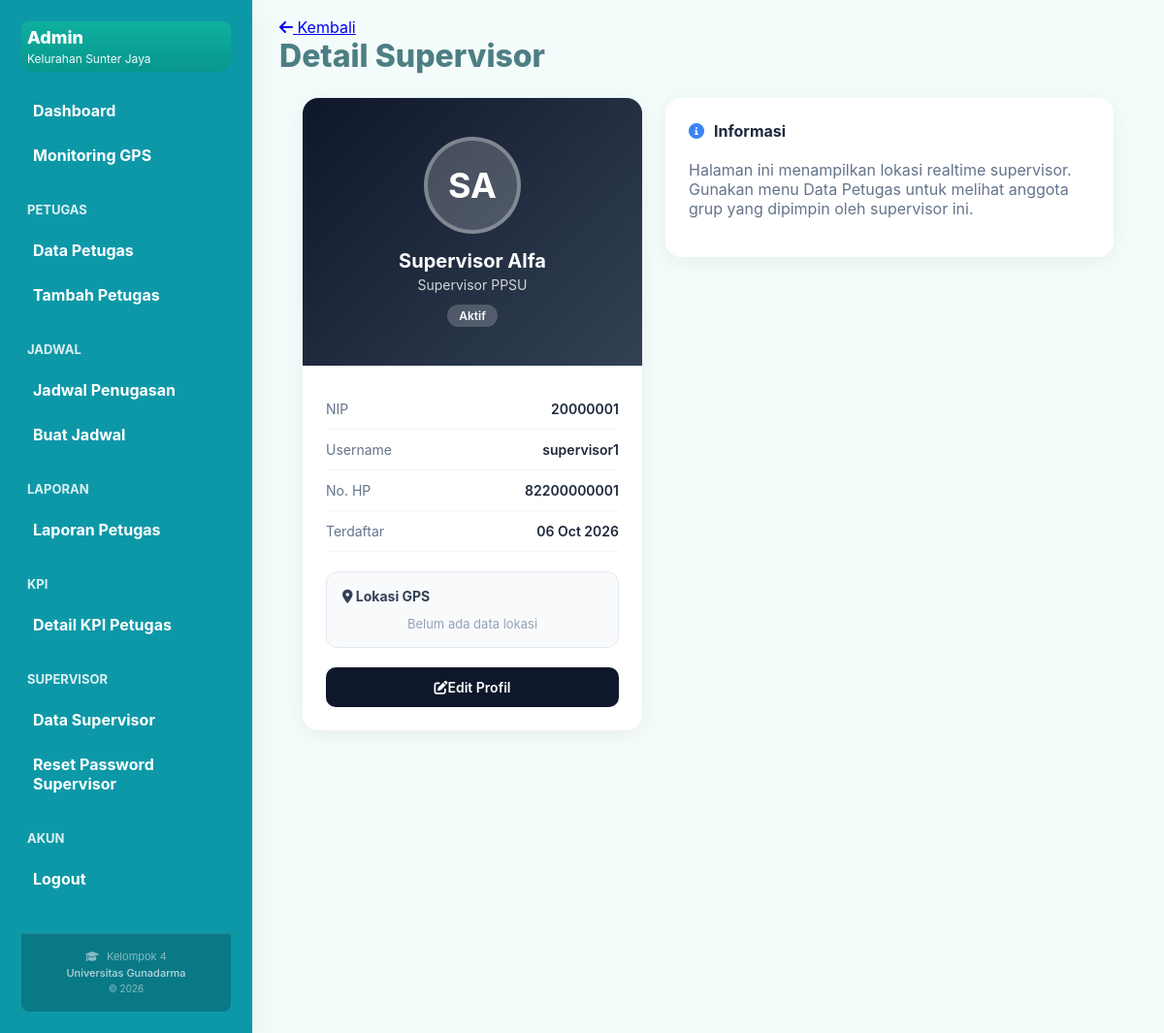
/admin/views/detail_supervisor.php?id=11 (signed in), run on the app's committed database.
### tables this page shows
CREATE TABLE IF NOT EXISTS users (
    id BIGINT PRIMARY KEY AUTO_INCREMENT,
    nip INT(8) UNIQUE,
    name VARCHAR(100) NOT NULL,
    username VARCHAR(50) UNIQUE,
    password_hash VARCHAR(255) NOT NULL,
    role ENUM('admin', 'petugas', 'supervisor') NOT NULL DEFAULT 'petugas',
    status ENUM('aktif', 'nonaktif', 'cuti') NOT NULL DEFAULT 'aktif',
    group_id BIGINT NULL,
    supervisor_id BIGINT NULL,
    phone BIGINT,
    photo_path VARCHAR(255) DEFAULT '/default-avatar.png',
    last_login TIMESTAMP NULL,
    last_activity TIMESTAMP NULL,
    last_status_change TIMESTAMP NULL,
    latitude DECIMAL(10, 8),
    longitude DECIMAL(11, 8),
    last_location_update TIMESTAMP NULL,
    created_at TIMESTAMP DEFAULT CURRENT_TIMESTAMP,
    updated_at TIMESTAMP DEFAULT CURRENT_TIMESTAMP ON UPDATE CURRENT_TIMESTAMP
);

### config/database.php (called while the page is built, shortened)
<?php
class Database {
    private static $instance = null;
    private $connection;
    private function __construct() {
        $this->host = getenv('DB_HOST') ?: '127.0.0.1';
        $this->port = getenv('DB_PORT') ?: '3306';
        $this->dbname = getenv('DB_NAME') ?: 'test';
        $this->username = getenv('DB_USER') ?: 'root';
        $this->password = getenv('DB_PASS') ?: '';
        try {
            $dsn = "mysql:host={$this->host};port={$this->port};dbname={$this->dbname};charset=utf8mb4";
            $this->connection = new PDO($dsn, $this->username, $this->password, [
                PDO::ATTR_ERRMODE => PDO::ERRMODE_EXCEPTION,
                PDO::ATTR_DEFAULT_FETCH_MODE => PDO::FETCH_ASSOC,
                PDO::ATTR_EMULATE_PREPARES => false
            ]);
            $this->connection->exec("SET time_zone = '+07:00'");
        } catch (PDOException $e) {
            error_log("Database Connection Error: " . $e->getMessage());
            die("Database connection failed. Please check your environment configuration.");
        }
    }
    public static function getInstance() {
        if (self::$instance === null) {
            self::$instance = new self();
        }
        return self::$instance;
    }
    public function getConnection() {
        return $this->connection;
    }
}

### admin/controllers/PetugasController.php (called while the page is built, shortened)
<?php
require_once '../../config/database.php';
class PetugasController {
    private $pdo;
    public function __construct() {
        $this->pdo = Database::getInstance()->getConnection();
    }
    public function getPetugasDetail($id) {
        try {
            $stmt = $this->pdo->prepare("
                SELECT u.*,
                       k.presence_rate, k.completion_rate, k.punctuality_rate, k.score_total,
                       (SELECT COUNT(*) FROM reports WHERE user_id = u.id) as total_reports,
                       (SELECT COUNT(*) FROM schedules WHERE user_id = u.id AND work_date = CURRENT_DATE) as today_tasks,
                       (SELECT COUNT(*) FROM reports WHERE user_id = u.id AND work_date = CURRENT_DATE) as today_reports
                FROM users u
                LEFT JOIN kpi_scores k ON k.user_id = u.id
                    AND k.effective_date = (SELECT MAX(effective_date) FROM kpi_scores WHERE user_id = u.id)
                WHERE u.id = :id AND u.role IN ('petugas', 'supervisor')
            ");
            $stmt->execute([':id' => $id]);
            $petugas = $stmt->fetch();
            $scheduleStmt = $this->pdo->prepare("
                SELECT s.*, z.name as zone_name, z.rw_code
                FROM schedules s
                JOIN zones z ON s.zone_id = z.id
                WHERE s.user_id = :id
                ORDER BY s.work_date DESC
                LIMIT 5
            ");
            $scheduleStmt->execute([':id' => $id]);
            $schedules = $scheduleStmt->fetchAll();
            $reportStmt = $this->pdo->prepare("
                SELECT r.*, z.name as zone_name, z.rw_code
                FROM reports r
                JOIN zones z ON r.zone_id = z.id
                WHERE r.user_id = :id
                ORDER BY r.created_at DESC
                LIMIT 5
            ");
            $reportStmt->execute([':id' => $id]);
            $reports = $reportStmt->fetchAll();
            return [
                'success' => true,
                'petugas' => $petugas,
                'schedules' => $schedules,
                'reports' => $reports
            ];
        } catch (Exception $e) {
            error_log("Get Petugas Detail Error: " . $e->getMessage());
            return ['success' => false, 'error' => 'Gagal mengambil detail petugas'];
        }
    }
}
?>

### admin/views/detail_supervisor.php (the view, shortened to what this page needs)
<?php
require_once '../../config/database.php';
$userId = (int)$_GET['id'];
$pdo = Database::getInstance()->getConnection();
require_once '../../admin/controllers/PetugasController.php';
$controller = new PetugasController();
$result = $controller->getPetugasDetail($userId);
$user = $result['petugas'];
function safe($v) { return htmlspecialchars($v ?? '', ENT_QUOTES, 'UTF-8'); }
function avatarInitials($name) {
    $parts = explode(' ', $name);
    return strtoupper(substr($parts[0], 0, 1) . (isset($parts[1]) ? substr($parts[1], 0, 1) : ''));
}
?>
<!DOCTYPE html>
<html lang="id">
<head>
    <link rel="stylesheet" href="../css/dashboard.css">
    <link rel="stylesheet" href="https://cdnjs.cloudflare.com/ajax/libs/font-awesome/6.0.0/css/all.min.css">
</head>
<body>
<div class="app">
    <?php require_once '../../admin/components/sidebar.php'; ?>
    <main class="main">
        <header class="header">
            <div class="header-left">
                <a href="data_supervisor.php" class="back-link"><i class="fas fa-arrow-left"></i> Kembali</a>
                <h1 class="page-title">Detail Supervisor</h1>
            </div>
        </header>
        <div class="detail-container">
            <div>
                <div class="profile-card">
                    <div class="profile-header">
                        <div class="profile-avatar">
                            <?= avatarInitials($user['name']) ?>
                        </div>
                        <div class="profile-name"><?= safe($user['name']) ?></div>
                        <div class="profile-role">Supervisor PPSU</div>
                        <div class="status-badge"><?= ucfirst($user['status']) ?></div>
                    </div>
                    <div class="profile-body">
                        <div class="info-row">
                            <span class="info-label">NIP</span>
                            <span class="info-value"><?= safe($user['nip']) ?></span>
                        </div>
                        <div class="info-row">
                            <span class="info-label">Username</span>
                            <span class="info-value"><?= safe($user['username']) ?></span>
                        </div>
                        <div class="info-row">
                            <span class="info-label">No. HP</span>
                            <span class="info-value"><?= safe($user['phone']) ?></span>
                        </div>
                        <div class="info-row">
                            <span class="info-label">Terdaftar</span>
                            <span class="info-value"><?php echo date('d M Y', strtotime($user['created_at'])); ?></span>
                        </div>
                        <div class="gps-card">
                            <div class="gps-header">
                                <span class="gps-title"><i class="fas fa-map-marker-alt"></i> Lokasi GPS</span>
                            </div>
                            <div id="gps-data-container">
                            <?php if ($user['latitude'] && $user['longitude']): ?>
                                <div class="gps-coords" id="gps-coords"><?php echo $user['latitude']; ?>, <?php echo $user['longitude']; ?></div>
                                <a href="https://www.google.com/maps?q=<?php echo $user['latitude']; ?>,<?php echo $user['longitude']; ?>" target="_blank" class="gps-btn" id="gps-link">
                                    <i class="fas fa-external-link-alt"></i> Buka Google Maps
                                </a>
                            <?php else: ?>
                                <div style="color:#94a3b8; font-size:13px; text-align:center;">Belum ada data lokasi</div>
                            <?php endif; ?>
                            </div>
                        </div>
                        <div class="action-row">
                            <a href="edit_petugas.php?id=<?php echo $userId; ?>" class="btn-action btn-primary">
                                <i class="fas fa-edit"></i> Edit Profil
                            </a>
                        </div>
                    </div>
                </div>
            </div>
            <div class="right-column">
                <div class="section-card">
                    <h3 class="section-title"><i class="fas fa-info-circle"></i> Informasi</h3>
                    <p style="color:#64748b;">Halaman ini menampilkan lokasi realtime supervisor. Gunakan menu Data Petugas untuk melihat anggota grup yang dipimpin oleh supervisor ini.</p>
                </div>
            </div>
        </div>
    </main>
</div>
</body>
</html>

### admin/css/dashboard.css (style rules this page uses)
:root { --bg: #f4fbfb; --teal: #0d98a8; --teal-dark: #0a7b86; --card: #e9fffd; --accent: #10a0b0; --muted: #2f6a6f; --shadow: 0 10px 30px rgba(8,49,51,0.06); --radius: 12px; --gap: 18px; --text: #043333; }
* { box-sizing:border-box }
html,body { height:100%;margin:0;background:var(--bg);font-family:Inter, "Segoe UI", Roboto, Arial; }
.app { display:flex;min-height:100vh }
.main { flex:1;padding:18px 28px;overflow:auto }
.header { display:flex;justify-content:space-between;align-items:center }
.page-title { margin:0;color:var(--muted);font-weight:800;opacity:0.85 }

### admin/views/detail_supervisor.php (style rules this page uses)
.detail-container { display: grid; grid-template-columns: 350px 1fr; gap: 24px; padding: 24px; align-items: start; }
.profile-card { background: white; border-radius: 16px; box-shadow: 0 4px 20px rgba(0,0,0,0.06); overflow: hidden; position: sticky; top: 24px; }
.profile-header { background: linear-gradient(135deg, #0f172a 0%, #334155 100%); padding: 40px 20px; text-align: center; color: white; }
.profile-avatar { width: 100px; height: 100px; background: rgba(255,255,255,0.2); backdrop-filter: blur(10px); border-radius: 50%; display: flex; align-items: center; justify-content: center; font-size: 36px; font-weight: 700; color: white; margin: 0 auto 16px; border: 4px solid rgba(255,255,255,0.3); }
.profile-name { font-size: 20px; font-weight: 700; margin-bottom: 4px; }
.profile-role { font-size: 14px; opacity: 0.8; margin-bottom: 12px; }
.status-badge { display: inline-block; padding: 4px 12px; border-radius: 20px; font-size: 12px; font-weight: 600; background: rgba(255,255,255,0.2); }
.profile-body { padding: 24px; }
.info-row { display: flex; justify-content: space-between; padding: 12px 0; border-bottom: 1px solid #f1f5f9; font-size: 14px; }
.info-label { color: #64748b; }
.info-value { font-weight: 600; color: #1e293b; }
.gps-card { background: #f8fafc; border: 1px solid #e2e8f0; border-radius: 12px; padding: 16px; margin-top: 20px; }
.gps-header { display: flex; justify-content: space-between; align-items: center; margin-bottom: 12px; }
.gps-title { font-weight: 700; font-size: 14px; color: #334155; }
.action-row { display: grid; grid-template-columns: 1fr; gap: 10px; margin-top: 20px; }
.btn-action { display: flex; align-items: center; justify-content: center; padding: 12px; border-radius: 10px; font-size: 14px; font-weight: 600; text-decoration: none; transition: all 0.2s; }
.btn-primary { background: #0f172a; color: white; }
.section-card { background: white; border-radius: 16px; box-shadow: 0 4px 20px rgba(0,0,0,0.06); padding: 24px; margin-bottom: 20px; }
.section-title { font-size: 16px; font-weight: 700; color: #1e293b; margin: 0 0 20px 0; display: flex; align-items: center; gap: 10px; }
.section-title i { color: #3b82f6; }

### data on the page
users: name "SA", name "Supervisor Alfa", status "Aktif", nip "20000001", username "supervisor1", phone "82200000001", created_at "06 Oct 2026"
